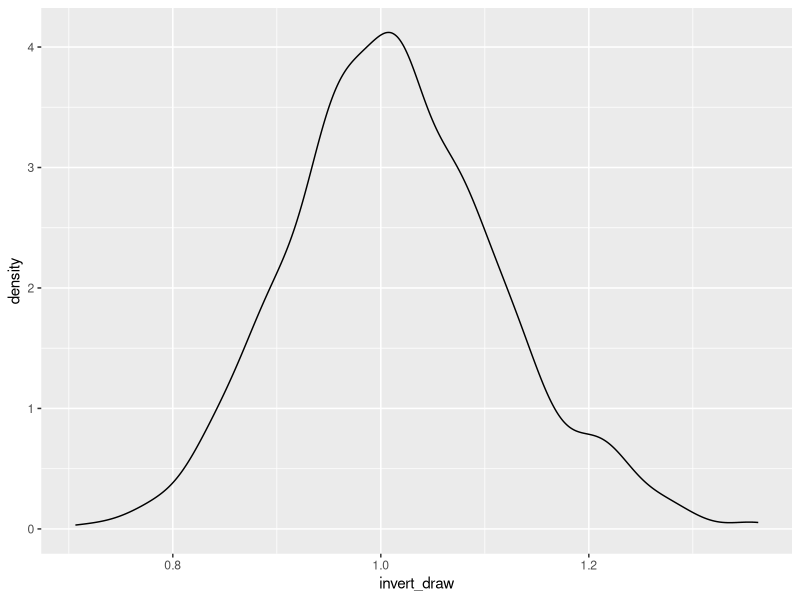
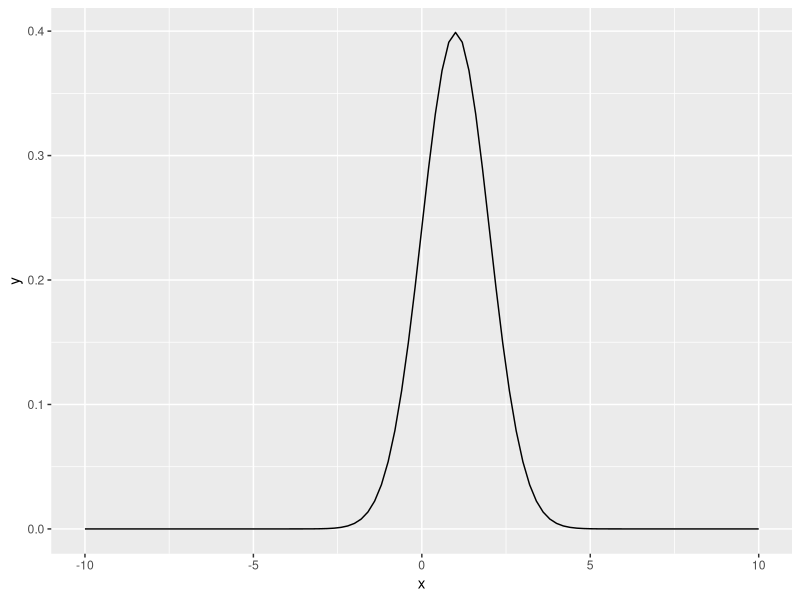
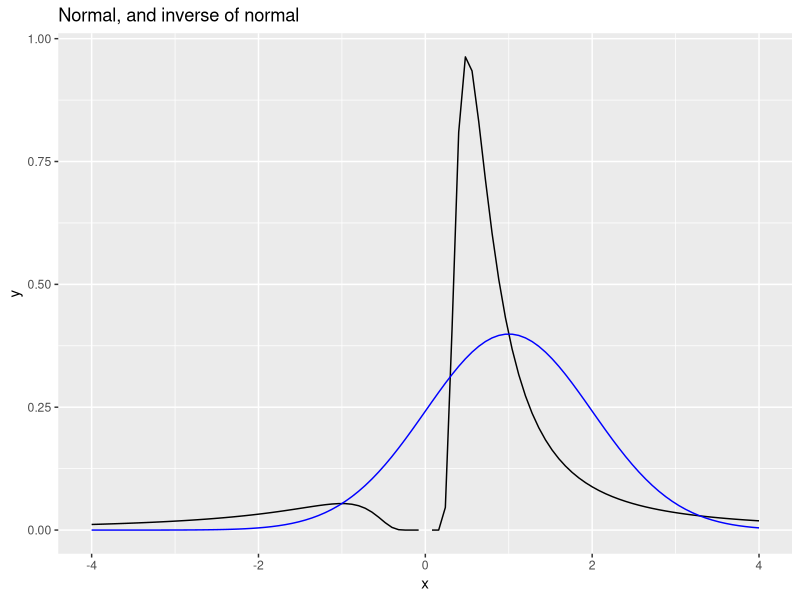

Generate these figures, in order, with R: (Note: this script raises an error after producing the figures.)
rm(list = ls())
library(ggplot2)
library(dplyr)

dir = "/Users/tombearpark/Documents/princeton/1st_year/ECO517/exercises/mid_term_prep/"

# Question 1
# Assume N = 100
# Assume sum x_i = 100
draws = data.frame(draws = rgamma(1000, shape = 100, rate = 100))
draws = draws %>% mutate(invert_draw= 1/draws)

ggplot(data = draws) +
  geom_density(aes(x =invert_draw))

# Question 2

library(ggplot2)
normal_normal = function(x){
  mu = 1
  sigma =1 
  p = (1 / (sigma * sqrt(2 * pi)) * exp((-1/2)*(x - mu)^2 )/(sigma^2))
  return(p)
}

p <- ggplot(data = data.frame(x = 0), mapping = aes(x = x)) +
  stat_function(fun = normal_normal) + xlim(-10,10)
p

normal_trans = function(x){
  mu = 1
  sigma = 1
  p = (1 / (sigma * sqrt(2 * pi)) * 
         exp((-1/2)*((1/x) - mu)^2 )/(sigma^2)) * 
            abs(1 / (x^(2)))
  return(p)
}
q = ggplot(data = data.frame(x = 0), mapping = aes(x = x)) +
  stat_function(fun = normal_trans) + xlim(-10,10) +
  stat_function(fun = normal_normal, color = "blue") + xlim(-4,4)+
  ggtitle("Normal, and inverse of normal")
q

ggsave(q, file = paste0(dir, "2_normal_and_inverse.png"), height = 4, width = 4)

# Get to the same thing using draws instead...
df = data.frame(norm = rnorm(100000, mean = 1, sd =1 )) %>% 
  mutate(inverse= 1/norm)

ggplot(data = df) +
  geom_density(aes(x = inverse), color = "red") +  xlim(-5,5)

mean(df$inverse)
mean(df$norm)

# Plot the integral...
int_above_0 = function(x) (1 / sqrt(2 * pi)) * exp(-0.5*((1/x)-1)^2) * (1/x)

ggplot(data = data.frame(x =0), mapping = aes(x = x)) +
  stat_function(fun = int_above_0) +xlim(0,100)

integrate (1 / sqrt(2 * pi)) * exp(-0.5*((1/x)-1)^2) * (1/x)